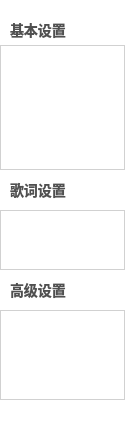
  <widget class="QWidget" name="functionArea" native="true">
   <property name="geometry">
    <rect>
     <x>4</x>
     <y>29</y>
     <width>125</width>
     <height>425</height>
    </rect>
   </property>
   <property name="styleSheet">
    <string notr="true">background:rgba(255,255,255,200)</string>
   </property>
   <widget class="QLabel" name="baseSetWidget">
    <property name="geometry">
     <rect>
      <x>10</x>
      <y>20</y>
      <width>60</width>
      <height>20</height>
     </rect>
    </property>
    <property name="styleSheet">
     <string notr="true">background-color:transparent;
font-size:14px;
color:rgb(80,80,80);
font-weight:bold;;</string>
    </property>
    <property name="text">
     <string>基本设置</string>
    </property>
   </widget>
   <widget class="QLabel" name="wordSetWidget">
    <property name="geometry">
     <rect>
      <x>10</x>
      <y>180</y>
      <width>60</width>
      <height>20</height>
     </rect>
    </property>
    <property name="styleSheet">
     <string notr="true">background-color:transparent;
font-size:14px;
color:rgb(80,80,80);
font-weight:bold;;</string>
    </property>
    <property name="text">
     <string>歌词设置</string>
    </property>
   </widget>
   <widget class="MusicFunctionTableWidget" name="normalFunTableWidget">
    <property name="geometry">
     <rect>
      <x>0</x>
      <y>45</y>
      <width>125</width>
      <height>125</height>
     </rect>
    </property>
   </widget>
   <widget class="MusicFunctionTableWidget" name="lrcFunTableWidget">
    <property name="geometry">
     <rect>
      <x>0</x>
      <y>210</y>
      <width>125</width>
      <height>60</height>
     </rect>
    </property>
   </widget>
   <widget class="QLabel" name="supperSetWidget">
    <property name="geometry">
     <rect>
      <x>10</x>
      <y>280</y>
      <width>60</width>
      <height>20</height>
     </rect>
    </property>
    <property name="styleSheet">
     <string notr="true">background-color:transparent;
font-size:14px;
color:rgb(80,80,80);
font-weight:bold;;</string>
    </property>
    <property name="text">
     <string>高级设置</string>
    </property>
   </widget>
   <widget class="MusicFunctionTableWidget" name="supperFunTableWidget">
    <property name="geometry">
     <rect>
      <x>0</x>
      <y>310</y>
      <width>125</width>
      <height>90</height>
     </rect>
    </property>
   </widget>
  </widget>
